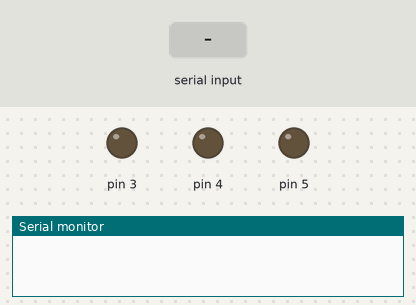
A sketch run on a simulated Arduino Uno, built with avr-gcc and run on an emulated ATmega328P. Shown: output pins drawn as LEDs (lit = HIGH), the last lines printed to the serial monitor. The inputs (shaded band) are chosen by the test bench.

Above: at 1.2 s.
1.3 s: "light on" received over the second serial link
At 2.2 s:
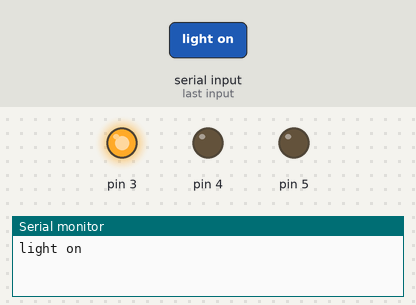
2.8 s: "fan on" received over the second serial link
At 3.8 s:
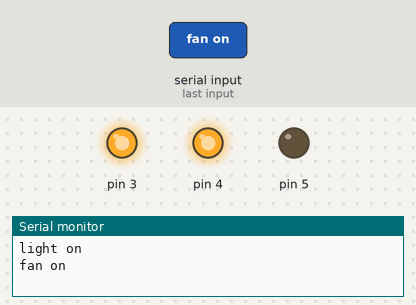
4.3 s: "light off" received over the second serial link
At 4.8 s:
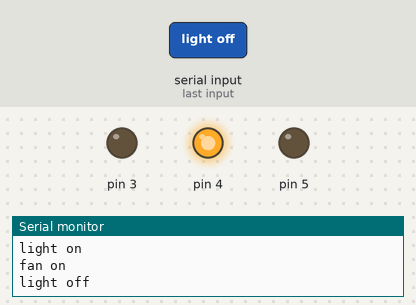
Timing chart, 0 to 7.3 s (numbered marks = the images above; inputs shaded):
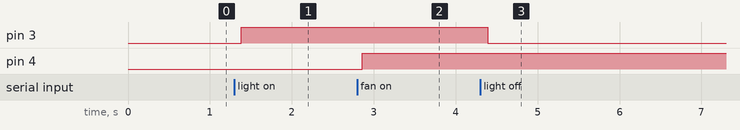

The sketch:

voice_recognition1FIRST_PROGRAM_EDUCATIONAL.ino
```cpp
#include <SoftwareSerial.h>

SoftwareSerial BT(10, 11); //TX, RX respetively

String readdata;

void setup() {

BT.begin(9600);

Serial.begin(9600);

pinMode(3, OUTPUT);

pinMode(4, OUTPUT); //

pinMode(5, OUTPUT); //

// pinMode(6, OUTPUT); //

}

//-----------------------------------------------------------------------//

void loop() {

 while (BT.available()){  //Check if there is an available byte to read
  delay(10); //Delay added to make thing stable
  char c = BT.read(); //Conduct a serial read
  readdata += c;
  }
if (readdata.length() > 0) {

Serial.println(readdata); // print data to serial monitor

if((readdata == "light on")|| (readdata == "Light ON")|| (readdata == "άναψε φως")|| (readdata == "άναψε φώτα"))

{

digitalWrite(3, HIGH);

}

else if((readdata == "light off") || (readdata == "Light off")|| (readdata == "σβήσε φώτα")|| (readdata == "σβήσε φώς"))
{
digitalWrite(3, LOW);

}

else if ((readdata == "fan on")||(readdata == "Fan on")||(readdata == "ανεμιστήρας")||(readdata == "άναψε ανεμιστήρα"))

{

digitalWrite (4,HIGH);

}

else if (( readdata == "fan off")||(readdata == "Fan off")||(readdata == "Σβήσε ανεμιστήρα")||(readdata == "σβήσε ανεμιστήρα"))

{

digitalWrite (4, LOW);

}

else if ((readdata == "tv on") || (readdata == "TV On")||(readdata == "τηλεόραση")|| (readdata == "TV"))

{

digitalWrite (5, HIGH);

}

else if (( readdata == "tv off") || (readdata == "TV off")||(readdata == "κλείσε τηλεόραση"))

{

digitalWrite (5, LOW);

}
else if (( readdata == "off all") || (readdata == "fall off")||(readdata == "κλείστα όλα")||(readdata == "κλειστά όλα")||(readdata == "σβήστα όλα"))

{

digitalWrite (5, LOW);
digitalWrite (4, LOW);
digitalWrite (3, LOW);

}
readdata="";}
} //Reset the variable
```

Measured:
- after the input at 1.3 s, pin 3: LOW → HIGH after 0.08 s
- after the input at 2.8 s, pin 4: LOW → HIGH after 0.06 s
- after the input at 4.3 s, pin 3: HIGH → LOW after 0.09 s
